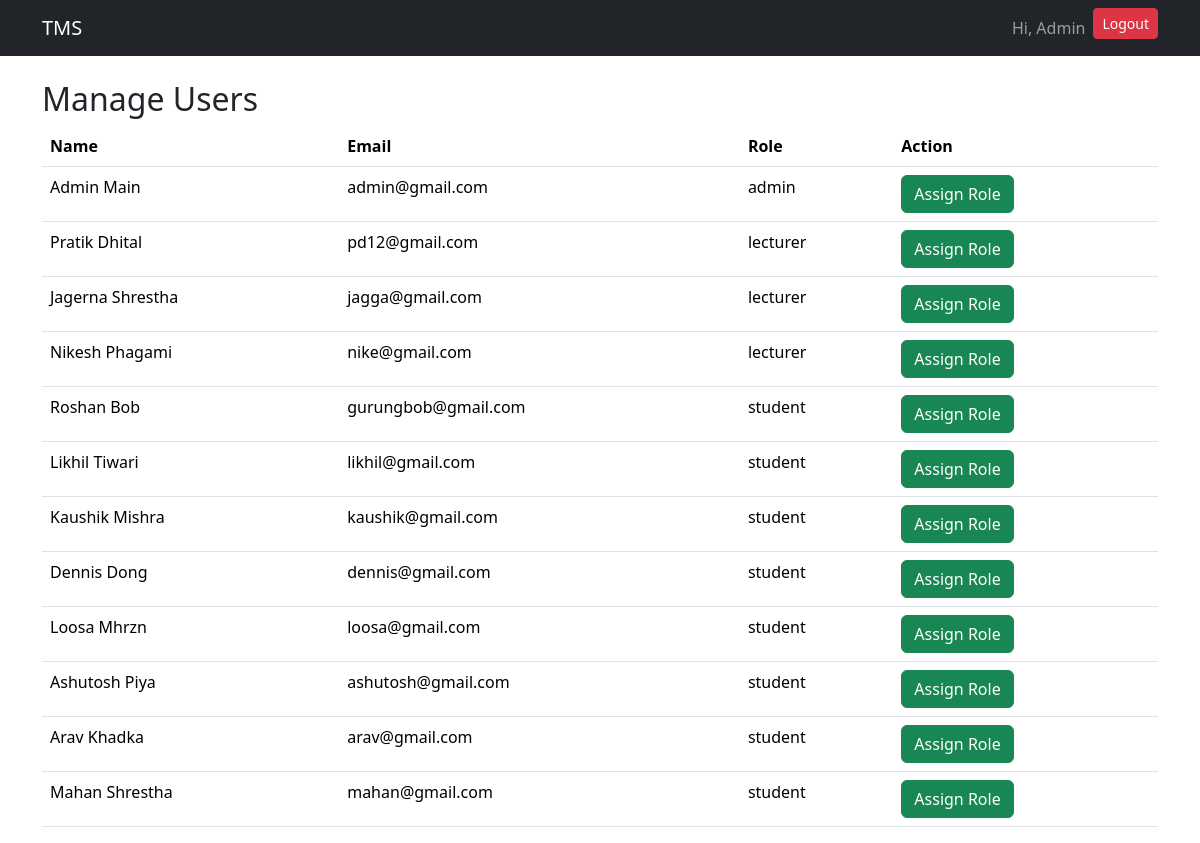
The app's page /admin-panel/manage-users/ (signed in) with its own data.
### users/models.py (models this page shows, shortened)
class User(AbstractUser):
    username = models.CharField(max_length=100, unique=True)
    email = models.EmailField(unique=True)
    role = models.CharField(max_length=10, choices=ROLE_CHOICES)
    USERNAME_FIELD = "email"
    REQUIRED_FIELDS = ["username"]

### users/views.py (the view)
# urls.py: path('admin-panel/manage-users/', manage_users, name='manage_users'),
@user_passes_test(admin_required)
def manage_users(request):
    users = User.objects.all()
    context = {
        'users': users
    }
    return render(
        request,
        'admin_panel/manage_users.html',
        context
    )

### users/views.py (called while the page is built)
def admin_required(user):
    return user.is_superuser

### users/templates/admin_panel/manage_users.html
{% extends "base.html" %}
{% block start %}
<h2>Manage Users</h2>
<table class="table">
    <tr>
        <th>Name</th>
        <th>Email</th>
        <th>Role</th>
        <th>Action</th>
    </tr>
    {% for user in users %}
    <tr>
        <td>
            {{ user.first_name }} {{ user.last_name }}
        </td>
        <td>
            {{ user.email }}
        </td>
        <td>
            {{ user.role }}
        </td>
        <td>
            <a href="/admin-panel/assign-role/{{user.id}}/"
               class="btn btn-success">
               Assign Role
            </a>
        </td>
    </tr>
    {% endfor %}
</table>
{% endblock %}

### users/templates/base.html (shortened to what this page needs)
<!DOCTYPE html>
<html lang="en">
<head>
    <link href="https://cdn.jsdelivr.net/npm/bootstrap@5.3.8/dist/css/bootstrap.min.css" rel="stylesheet">
</head>
<body>
    <nav class="navbar navbar-expand-lg navbar-dark bg-dark">
        <div class="container">
            <a class="navbar-brand" href="/">TMS</a>
            <div class="collapse navbar-collapse" id="navbarNav">
                <ul class="navbar-nav ms-auto">
                    {% if request.user.is_authenticated %}
                    <li class="nav-item">
                        <span class="nav-link">Hi, {{ request.user.first_name }}</span>
                    </li>
                    <li class="nav-item">
                        <a href="/logout/" class="btn btn-danger btn-sm">Logout</a>
                    </li>
                    {% endif %}
                </ul>
            </div>
        </div>
    </nav>
    <div class="container mt-4">
        {% block start %}
        {% endblock %}
    </div>
</body>
</html>

### records on screen
User: user.first_name "Admin", first_name "Admin", last_name "Main", email "admin@gmail.com", role "admin"
User: first_name "Pratik", last_name "Dhital", email "pd12@gmail.com", role "lecturer"
User: first_name "Jagerna", last_name "Shrestha", email "jagga@gmail.com", role "lecturer"
User: first_name "Nikesh", last_name "Phagami", email "nike@gmail.com", role "lecturer"
User: first_name "Roshan", last_name "Bob", email "gurungbob@gmail.com", role "student"
User: first_name "Likhil", last_name "Tiwari", email "likhil@gmail.com", role "student"
User: first_name "Kaushik", last_name "Mishra", email "kaushik@gmail.com", role "student"
User: first_name "Dennis", last_name "Dong", email "dennis@gmail.com", role "student"
User: first_name "Loosa", last_name "Mhrzn", email "loosa@gmail.com", role "student"
User: first_name "Ashutosh", last_name "Piya", email "ashutosh@gmail.com", role "student"
User: first_name "Arav", last_name "Khadka", email "arav@gmail.com", role "student"
User: first_name "Mahan", last_name "Shrestha", email "mahan@gmail.com", role "student"
